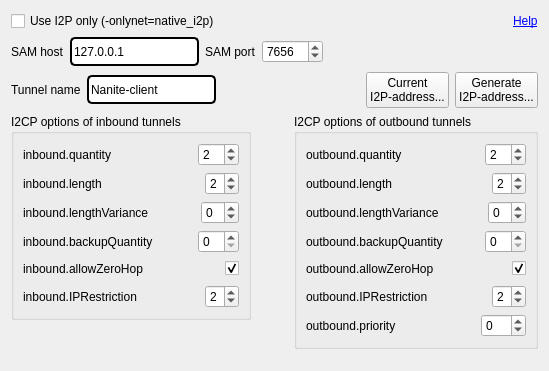
<?xml version="1.0" encoding="UTF-8"?>
<ui version="4.0">
 <class>I2POptionsWidget</class>
 <widget class="QWidget" name="I2POptionsWidget">
  <property name="geometry">
   <rect>
    <x>0</x>
    <y>0</y>
    <width>549</width>
    <height>371</height>
   </rect>
  </property>
  <property name="windowTitle">
   <string>Form</string>
  </property>
  <layout class="QVBoxLayout" name="verticalLayout_5">
   <item>
    <layout class="QHBoxLayout" name="horizontalLayout_15">
     <item>
      <widget class="QCheckBox" name="checkBoxUseI2POnly">
       <property name="text">
        <string>Use I2P only (-onlynet=native_i2p)</string>
       </property>
      </widget>
     </item>
     <item>
      <spacer name="horizontalSpacer_15">
       <property name="orientation">
        <enum>Qt::Horizontal</enum>
       </property>
       <property name="sizeHint" stdset="0">
        <size>
         <width>40</width>
         <height>20</height>
        </size>
       </property>
      </spacer>
     </item>
     <item>
      <widget class="QLabel" name="label">
       <property name="toolTip">
        <string>http://www.i2p2.i2p/i2cp.html#options</string>
       </property>
       <property name="text">
        <string>&lt;a href=&quot;http://www.i2p2.i2p/i2cp.html#options&quot;&gt;Help&lt;/a&gt;</string>
       </property>
       <property name="textFormat">
        <enum>Qt::RichText</enum>
       </property>
       <property name="openExternalLinks">
        <bool>true</bool>
       </property>
       <property name="textInteractionFlags">
        <set>Qt::TextBrowserInteraction</set>
       </property>
      </widget>
     </item>
    </layout>
   </item>
   <item>
    <layout class="QHBoxLayout" name="horizontalLayout_16">
     <item>
      <widget class="QLabel" name="labelSAMHost">
       <property name="text">
        <string>SAM host</string>
       </property>
      </widget>
     </item>
     <item>
      <widget class="QLineEdit" name="lineEditSAMHost">
       <property name="sizePolicy">
        <sizepolicy hsizetype="Fixed" vsizetype="Fixed">
         <horstretch>0</horstretch>
         <verstretch>0</verstretch>
        </sizepolicy>
       </property>
       <property name="styleSheet">
        <string notr="true">border-top-left-radius: 5px;
border-top-right-radius: 5px;
border-bottom-left-radius: 5px;
border-bottom-right-radius: 5px;
border: 2px solid #000000;
min-height: 25px;
max-height: 25px;
min-width: 125px;
max-width: 125px;</string>
       </property>
       <property name="text">
        <string>127.0.0.1</string>
       </property>
      </widget>
     </item>
     <item>
      <widget class="QLabel" name="labelSAMPort">
       <property name="text">
        <string>SAM port</string>
       </property>
      </widget>
     </item>
     <item>
      <widget class="QSpinBox" name="spinBoxSAMPort">
       <property name="minimum">
        <number>1</number>
       </property>
       <property name="maximum">
        <number>65535</number>
       </property>
       <property name="value">
        <number>7656</number>
       </property>
      </widget>
     </item>
     <item>
      <spacer name="horizontalSpacer_17">
       <property name="orientation">
        <enum>Qt::Horizontal</enum>
       </property>
       <property name="sizeHint" stdset="0">
        <size>
         <width>40</width>
         <height>20</height>
        </size>
       </property>
      </spacer>
     </item>
    </layout>
   </item>
   <item>
    <layout class="QHBoxLayout" name="horizontalLayout_17">
     <item>
      <widget class="QLabel" name="labelTunnelName">
       <property name="text">
        <string>Tunnel name</string>
       </property>
      </widget>
     </item>
     <item>
      <widget class="QLineEdit" name="lineEditTunnelName">
       <property name="sizePolicy">
        <sizepolicy hsizetype="Preferred" vsizetype="Fixed">
         <horstretch>0</horstretch>
         <verstretch>0</verstretch>
        </sizepolicy>
       </property>
       <property name="minimumSize">
        <size>
         <width>129</width>
         <height>29</height>
        </size>
       </property>
       <property name="styleSheet">
        <string notr="true">border-top-left-radius: 5px;
border-top-right-radius: 5px;
border-bottom-left-radius: 5px;
border-bottom-right-radius: 5px;
border: 2px solid #000000;
min-height: 25px;
max-height: 25px;
min-width: 125px;
max-width: 125px;</string>
       </property>
       <property name="text">
        <string>Nanite-client</string>
       </property>
      </widget>
     </item>
     <item>
      <spacer name="horizontalSpacer_18">
       <property name="orientation">
        <enum>Qt::Horizontal</enum>
       </property>
       <property name="sizeHint" stdset="0">
        <size>
         <width>40</width>
         <height>20</height>
        </size>
       </property>
      </spacer>
     </item>
     <item>
      <widget class="QPushButton" name="pushButtonCurrentI2PAddress">
       <property name="text">
        <string>Current
I2P-address...</string>
       </property>
      </widget>
     </item>
     <item>
      <widget class="QPushButton" name="pushButtonGenerateI2PAddress">
       <property name="text">
        <string>Generate
I2P-address...</string>
       </property>
      </widget>
     </item>
    </layout>
   </item>
   <item>
    <layout class="QHBoxLayout" name="horizontalLayout_14">
     <item>
      <layout class="QVBoxLayout" name="verticalLayout_4">
       <item>
        <widget class="QGroupBox" name="groupBoxInbound">
         <property name="title">
          <string>I2CP options of inbound tunnels</string>
         </property>
         <layout class="QVBoxLayout" name="verticalLayout">
          <item>
           <layout class="QHBoxLayout" name="horizontalLayout">
            <item>
             <widget class="QLabel" name="labelInboundQuantity">
              <property name="text">
               <string>inbound.quantity </string>
              </property>
             </widget>
            </item>
            <item>
             <spacer name="horizontalSpacer">
              <property name="orientation">
               <enum>Qt::Horizontal</enum>
              </property>
              <property name="sizeHint" stdset="0">
               <size>
                <width>40</width>
                <height>20</height>
               </size>
              </property>
             </spacer>
            </item>
            <item>
             <widget class="QSpinBox" name="spinBoxInboundQuantity">
              <property name="minimum">
               <number>1</number>
              </property>
              <property name="maximum">
               <number>16</number>
              </property>
              <property name="value">
               <number>2</number>
              </property>
             </widget>
            </item>
           </layout>
          </item>
          <item>
           <layout class="QHBoxLayout" name="horizontalLayout_2">
            <item>
             <widget class="QLabel" name="labelInboundLength">
              <property name="text">
               <string>inbound.length </string>
              </property>
             </widget>
            </item>
            <item>
             <spacer name="horizontalSpacer_2">
              <property name="orientation">
               <enum>Qt::Horizontal</enum>
              </property>
              <property name="sizeHint" stdset="0">
               <size>
                <width>40</width>
                <height>20</height>
               </size>
              </property>
             </spacer>
            </item>
            <item>
             <widget class="QSpinBox" name="spinBoxInboundLength">
              <property name="minimum">
               <number>0</number>
              </property>
              <property name="maximum">
               <number>7</number>
              </property>
              <property name="value">
               <number>2</number>
              </property>
             </widget>
            </item>
           </layout>
          </item>
          <item>
           <layout class="QHBoxLayout" name="horizontalLayout_3">
            <item>
             <widget class="QLabel" name="labelInboundLengthVariance">
              <property name="text">
               <string>inbound.lengthVariance</string>
              </property>
             </widget>
            </item>
            <item>
             <spacer name="horizontalSpacer_3">
              <property name="orientation">
               <enum>Qt::Horizontal</enum>
              </property>
              <property name="sizeHint" stdset="0">
               <size>
                <width>40</width>
                <height>20</height>
               </size>
              </property>
             </spacer>
            </item>
            <item>
             <widget class="QSpinBox" name="spinBoxInboundLengthVariance">
              <property name="minimum">
               <number>-7</number>
              </property>
              <property name="maximum">
               <number>7</number>
              </property>
             </widget>
            </item>
           </layout>
          </item>
          <item>
           <layout class="QHBoxLayout" name="horizontalLayout_4">
            <item>
             <widget class="QLabel" name="labelInboundBackupQuality">
              <property name="text">
               <string>inbound.backupQuantity </string>
              </property>
             </widget>
            </item>
            <item>
             <spacer name="horizontalSpacer_4">
              <property name="orientation">
               <enum>Qt::Horizontal</enum>
              </property>
              <property name="sizeHint" stdset="0">
               <size>
                <width>40</width>
                <height>20</height>
               </size>
              </property>
             </spacer>
            </item>
            <item>
             <widget class="QSpinBox" name="spinBoxInboundBackupQuality"/>
            </item>
           </layout>
          </item>
          <item>
           <layout class="QHBoxLayout" name="horizontalLayout_5">
            <item>
             <widget class="QLabel" name="labelInboundAllowZeroHop">
              <property name="text">
               <string>inbound.allowZeroHop </string>
              </property>
             </widget>
            </item>
            <item>
             <spacer name="horizontalSpacer_5">
              <property name="orientation">
               <enum>Qt::Horizontal</enum>
              </property>
              <property name="sizeHint" stdset="0">
               <size>
                <width>40</width>
                <height>20</height>
               </size>
              </property>
             </spacer>
            </item>
            <item>
             <widget class="QCheckBox" name="checkBoxInboundAllowZeroHop">
              <property name="checked">
               <bool>true</bool>
              </property>
             </widget>
            </item>
           </layout>
          </item>
          <item>
           <layout class="QHBoxLayout" name="horizontalLayout_6">
            <item>
             <widget class="QLabel" name="labelInboundIPRestriction">
              <property name="text">
               <string>inbound.IPRestriction</string>
              </property>
             </widget>
            </item>
            <item>
             <spacer name="horizontalSpacer_6">
              <property name="orientation">
               <enum>Qt::Horizontal</enum>
              </property>
              <property name="sizeHint" stdset="0">
               <size>
                <width>40</width>
                <height>20</height>
               </size>
              </property>
             </spacer>
            </item>
            <item>
             <widget class="QSpinBox" name="spinBoxInboundIPRestriction">
              <property name="maximum">
               <number>4</number>
              </property>
              <property name="value">
               <number>2</number>
              </property>
             </widget>
            </item>
           </layout>
          </item>
         </layout>
        </widget>
       </item>
       <item>
        <spacer name="verticalSpacer">
         <property name="orientation">
          <enum>Qt::Vertical</enum>
         </property>
         <property name="sizeHint" stdset="0">
          <size>
           <width>20</width>
           <height>40</height>
          </size>
         </property>
        </spacer>
       </item>
      </layout>
     </item>
     <item>
      <spacer name="horizontalSpacer_14">
       <property name="orientation">
        <enum>Qt::Horizontal</enum>
       </property>
       <property name="sizeHint" stdset="0">
        <size>
         <width>40</width>
         <height>20</height>
        </size>
       </property>
      </spacer>
     </item>
     <item>
      <layout class="QVBoxLayout" name="verticalLayout_3">
       <item>
        <widget class="QGroupBox" name="groupBoxOutbound">
         <property name="title">
          <string>I2CP options of outbound tunnels</string>
         </property>
         <layout class="QVBoxLayout" name="verticalLayout_2">
          <item>
           <layout class="QHBoxLayout" name="horizontalLayout_7">
            <item>
             <widget class="QLabel" name="labelOutboundQuantity">
              <property name="text">
               <string>outbound.quantity </string>
              </property>
             </widget>
            </item>
            <item>
             <spacer name="horizontalSpacer_7">
              <property name="orientation">
               <enum>Qt::Horizontal</enum>
              </property>
              <property name="sizeHint" stdset="0">
               <size>
                <width>40</width>
                <height>20</height>
               </size>
              </property>
             </spacer>
            </item>
            <item>
             <widget class="QSpinBox" name="spinBoxOutboundQuantity">
              <property name="minimum">
               <number>1</number>
              </property>
              <property name="value">
               <number>2</number>
              </property>
             </widget>
            </item>
           </layout>
          </item>
          <item>
           <layout class="QHBoxLayout" name="horizontalLayout_8">
            <item>
             <widget class="QLabel" name="labelOutboundLength">
              <property name="text">
               <string>outbound.length </string>
              </property>
             </widget>
            </item>
            <item>
             <spacer name="horizontalSpacer_8">
              <property name="orientation">
               <enum>Qt::Horizontal</enum>
              </property>
              <property name="sizeHint" stdset="0">
               <size>
                <width>40</width>
                <height>20</height>
               </size>
              </property>
             </spacer>
            </item>
            <item>
             <widget class="QSpinBox" name="spinBoxOutboundLength">
              <property name="maximum">
               <number>7</number>
              </property>
              <property name="value">
               <number>2</number>
              </property>
             </widget>
            </item>
           </layout>
          </item>
          <item>
           <layout class="QHBoxLayout" name="horizontalLayout_9">
            <item>
             <widget class="QLabel" name="labelOutboundLengthVariance">
              <property name="text">
               <string>outbound.lengthVariance</string>
              </property>
             </widget>
            </item>
            <item>
             <spacer name="horizontalSpacer_9">
              <property name="orientation">
               <enum>Qt::Horizontal</enum>
              </property>
              <property name="sizeHint" stdset="0">
               <size>
                <width>40</width>
                <height>20</height>
               </size>
              </property>
             </spacer>
            </item>
            <item>
             <widget class="QSpinBox" name="spinBoxOutboundLengthVariance">
              <property name="minimum">
               <number>-7</number>
              </property>
              <property name="maximum">
               <number>7</number>
              </property>
             </widget>
            </item>
           </layout>
          </item>
          <item>
           <layout class="QHBoxLayout" name="horizontalLayout_10">
            <item>
             <widget class="QLabel" name="labelOutboundBackupQuantity">
              <property name="text">
               <string>outbound.backupQuantity</string>
              </property>
             </widget>
            </item>
            <item>
             <spacer name="horizontalSpacer_10">
              <property name="orientation">
               <enum>Qt::Horizontal</enum>
              </property>
              <property name="sizeHint" stdset="0">
               <size>
                <width>40</width>
                <height>20</height>
               </size>
              </property>
             </spacer>
            </item>
            <item>
             <widget class="QSpinBox" name="spinBoxOutboundBackupQuantity"/>
            </item>
           </layout>
          </item>
          <item>
           <layout class="QHBoxLayout" name="horizontalLayout_11">
            <item>
             <widget class="QLabel" name="labelAllowZeroHop">
              <property name="text">
               <string>outbound.allowZeroHop </string>
              </property>
             </widget>
            </item>
            <item>
             <spacer name="horizontalSpacer_11">
              <property name="orientation">
               <enum>Qt::Horizontal</enum>
              </property>
              <property name="sizeHint" stdset="0">
               <size>
                <width>40</width>
                <height>20</height>
               </size>
              </property>
             </spacer>
            </item>
            <item>
             <widget class="QCheckBox" name="checkBoxAllowZeroHop">
              <property name="checked">
               <bool>true</bool>
              </property>
             </widget>
            </item>
           </layout>
          </item>
          <item>
           <layout class="QHBoxLayout" name="horizontalLayout_12">
            <item>
             <widget class="QLabel" name="labelOutboundIPRestriction">
              <property name="text">
               <string>outbound.IPRestriction</string>
              </property>
             </widget>
            </item>
            <item>
             <spacer name="horizontalSpacer_12">
              <property name="orientation">
               <enum>Qt::Horizontal</enum>
              </property>
              <property name="sizeHint" stdset="0">
               <size>
                <width>40</width>
                <height>20</height>
               </size>
              </property>
             </spacer>
            </item>
            <item>
             <widget class="QSpinBox" name="spinBoxOutboundIPRestriction">
              <property name="maximum">
               <number>4</number>
              </property>
              <property name="value">
               <number>2</number>
              </property>
             </widget>
            </item>
           </layout>
          </item>
          <item>
           <layout class="QHBoxLayout" name="horizontalLayout_13">
            <item>
             <widget class="QLabel" name="labelOutboundPriority">
              <property name="text">
               <string>outbound.priority</string>
              </property>
             </widget>
            </item>
            <item>
             <spacer name="horizontalSpacer_13">
              <property name="orientation">
               <enum>Qt::Horizontal</enum>
              </property>
              <property name="sizeHint" stdset="0">
               <size>
                <width>40</width>
                <height>20</height>
               </size>
              </property>
             </spacer>
            </item>
            <item>
             <widget class="QSpinBox" name="spinBoxOutboundPriority">
              <property name="minimum">
               <number>-25</number>
              </property>
              <property name="maximum">
               <number>25</number>
              </property>
             </widget>
            </item>
           </layout>
          </item>
         </layout>
        </widget>
       </item>
       <item>
        <spacer name="verticalSpacer_2">
         <property name="orientation">
          <enum>Qt::Vertical</enum>
         </property>
         <property name="sizeHint" stdset="0">
          <size>
           <width>20</width>
           <height>40</height>
          </size>
         </property>
        </spacer>
       </item>
      </layout>
     </item>
    </layout>
   </item>
  </layout>
 </widget>
 <tabstops>
  <tabstop>checkBoxUseI2POnly</tabstop>
  <tabstop>lineEditSAMHost</tabstop>
  <tabstop>spinBoxSAMPort</tabstop>
  <tabstop>lineEditTunnelName</tabstop>
  <tabstop>pushButtonCurrentI2PAddress</tabstop>
  <tabstop>pushButtonGenerateI2PAddress</tabstop>
  <tabstop>spinBoxInboundQuantity</tabstop>
  <tabstop>spinBoxInboundLength</tabstop>
  <tabstop>spinBoxInboundLengthVariance</tabstop>
  <tabstop>spinBoxInboundBackupQuality</tabstop>
  <tabstop>checkBoxInboundAllowZeroHop</tabstop>
  <tabstop>spinBoxInboundIPRestriction</tabstop>
  <tabstop>spinBoxOutboundQuantity</tabstop>
  <tabstop>spinBoxOutboundLength</tabstop>
  <tabstop>spinBoxOutboundLengthVariance</tabstop>
  <tabstop>spinBoxOutboundBackupQuantity</tabstop>
  <tabstop>checkBoxAllowZeroHop</tabstop>
  <tabstop>spinBoxOutboundIPRestriction</tabstop>
  <tabstop>spinBoxOutboundPriority</tabstop>
 </tabstops>
 <resources/>
 <connections/>
</ui>
